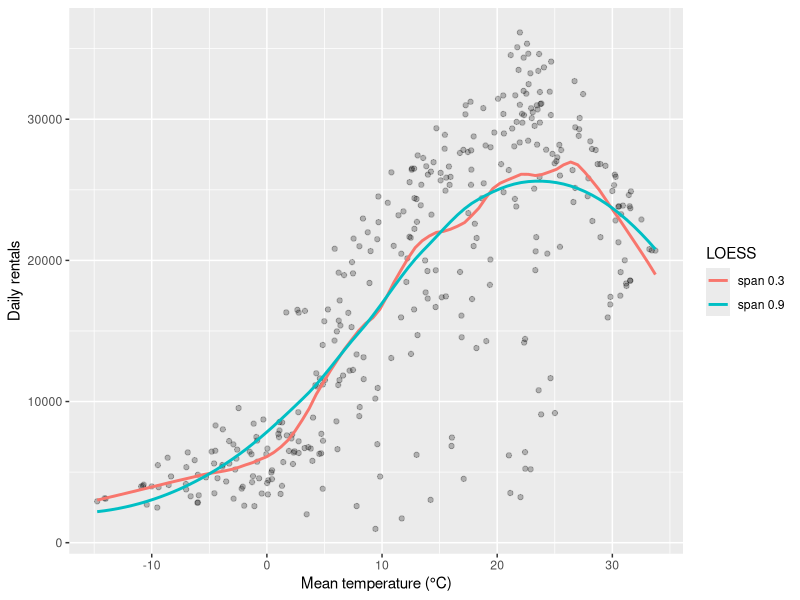
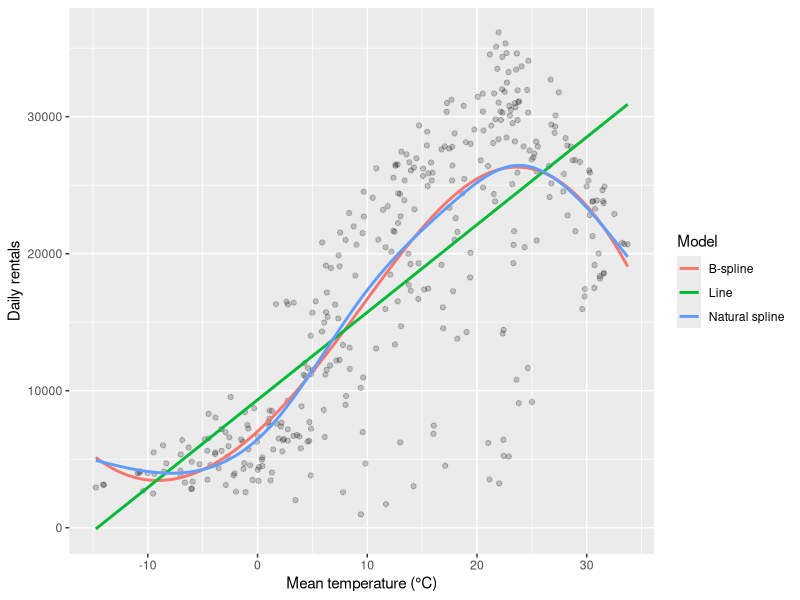
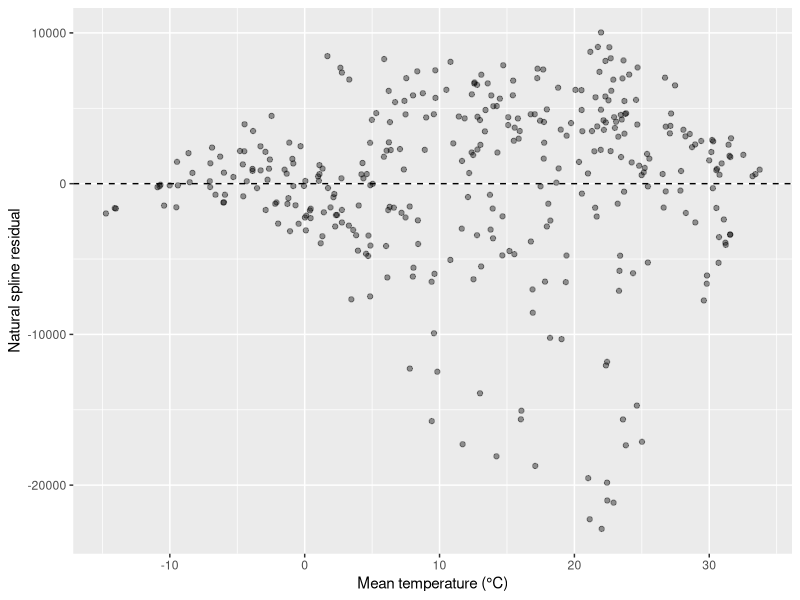
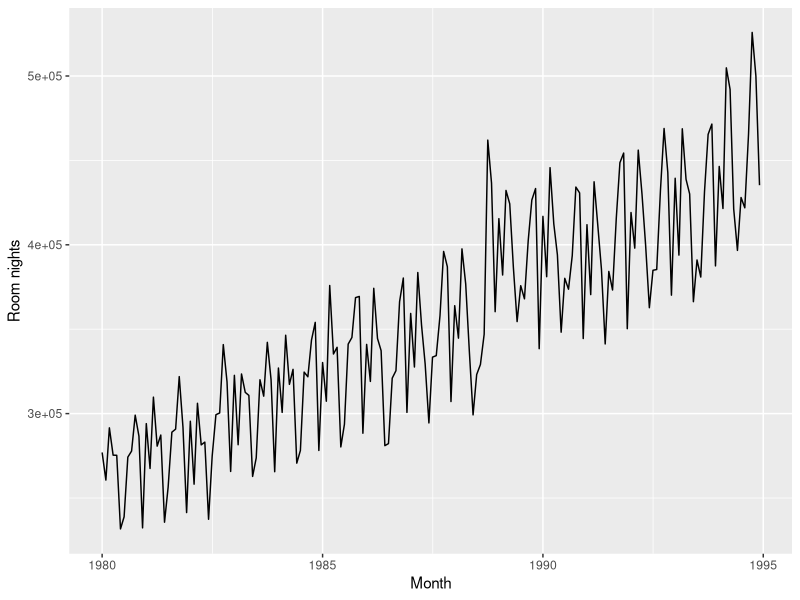
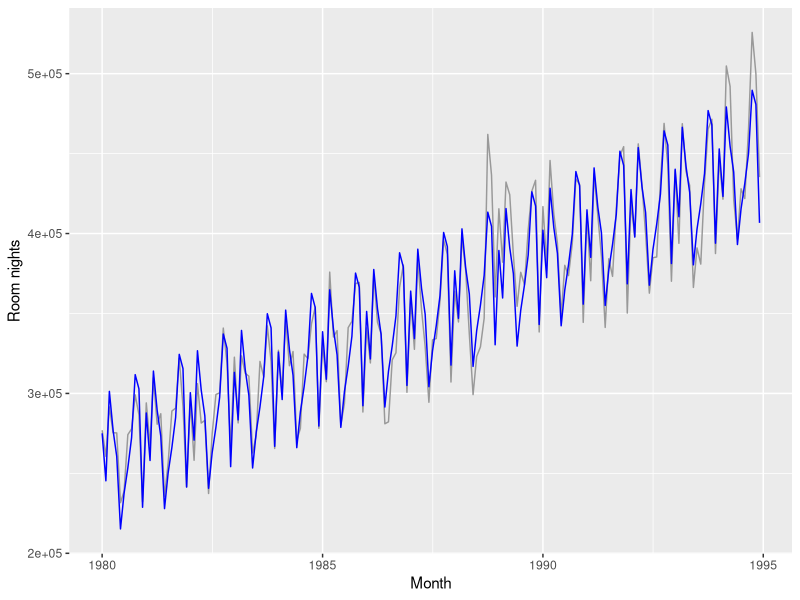
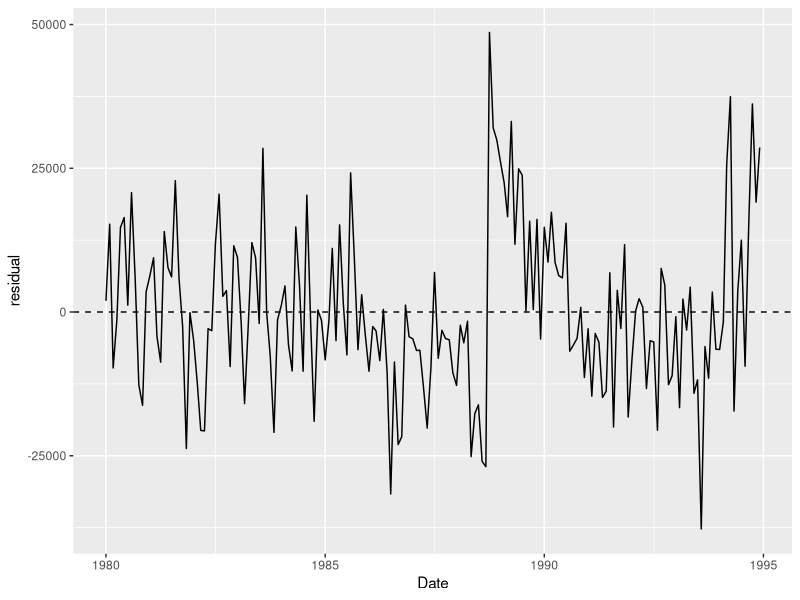
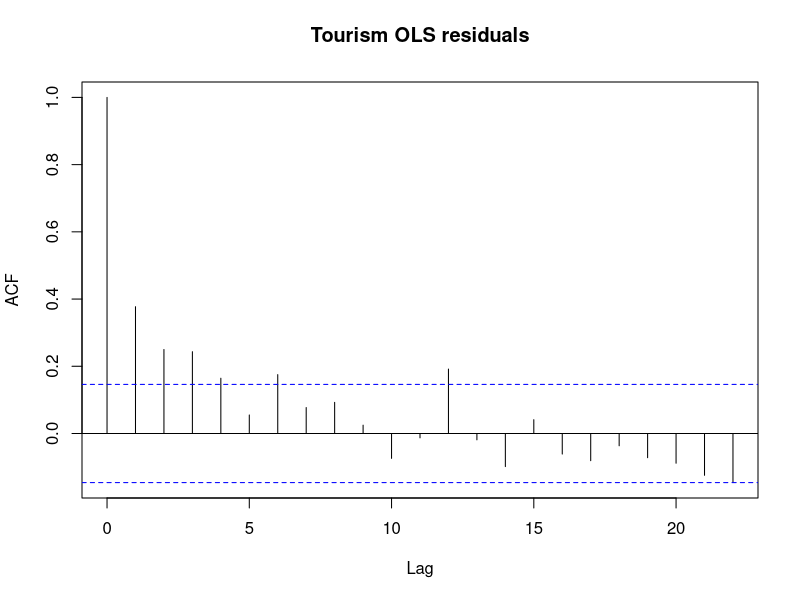

Recreate these plots in R, in order. (Note: this script raises an error after producing the figures.)
## ---- chunk 1
knitr::opts_chunk$set(comment = "", dev = "png")
library(tidyverse)
library(nlme)
## ---- chunk 2
seoul_all <- read_csv("../data/seoul_bike_daily.csv", show_col_types = FALSE) |>
  mutate(date = as.Date(date)) |>
  arrange(date)
seoul <- seoul_all |>
  filter(functioning_day_all == "yes")
c(all_days = nrow(seoul_all), outage_days = nrow(seoul_all) - nrow(seoul),
  analysed_days = nrow(seoul))
## ---- chunk 3
ggplot(seoul, aes(mean_temperature, rented_bike_count)) +
  geom_point(alpha = 0.25) +
  geom_smooth(method = "loess", formula = y ~ x, span = 0.3,
              se = FALSE, aes(colour = "span 0.3")) +
  geom_smooth(method = "loess", formula = y ~ x, span = 0.9,
              se = FALSE, aes(colour = "span 0.9")) +
  labs(x = "Mean temperature (°C)", y = "Daily rentals", colour = "LOESS")
## ---- chunk 4
seoul_line <- lm(rented_bike_count ~ mean_temperature, data = seoul)
seoul_bs <- lm(rented_bike_count ~ splines::bs(mean_temperature, df = 5), data = seoul)
seoul_ns <- lm(rented_bike_count ~ splines::ns(mean_temperature, df = 5), data = seoul)
temperature_grid <- tibble(mean_temperature = seq(
  min(seoul$mean_temperature), max(seoul$mean_temperature), length.out = 250
))
curve_fits <- temperature_grid |>
  mutate(
    Line = predict(seoul_line, newdata = temperature_grid),
    `B-spline` = predict(seoul_bs, newdata = temperature_grid),
    `Natural spline` = predict(seoul_ns, newdata = temperature_grid)
  ) |>
  pivot_longer(-mean_temperature, names_to = "model", values_to = "fitted")
ggplot(seoul, aes(mean_temperature, rented_bike_count)) +
  geom_point(alpha = 0.2) +
  geom_line(data = curve_fits,
            aes(y = fitted, colour = model), linewidth = 1) +
  labs(x = "Mean temperature (°C)", y = "Daily rentals", colour = "Model")
## ---- chunk 5
seoul |>
  mutate(residual = residuals(seoul_ns)) |>
  ggplot(aes(mean_temperature, residual)) +
  geom_point(alpha = 0.4) +
  geom_hline(yintercept = 0, linetype = 2) +
  labs(x = "Mean temperature (°C)", y = "Natural spline residual")
## ---- chunk 6
tourism <- read_csv("../data/motel.csv", show_col_types = FALSE) |>
  mutate(
    Date = as.Date(Date),
    Month = factor(lubridate::month(Date, label = TRUE), ordered = FALSE)
  ) |>
  arrange(Date) |>
  mutate(Time = row_number() - 1L)
stopifnot(identical(tourism$Date,
                    seq.Date(min(tourism$Date), max(tourism$Date), by = "month")))
## ---- chunk 7
ggplot(tourism, aes(Date, RoomNights)) +
  geom_line() + labs(x = "Month", y = "Room nights")
tourism_lm <- lm(RoomNights ~ Time + Month, data = tourism)
summary(tourism_lm)
tourism |>
  mutate(fitted_mean = fitted(tourism_lm), residual = residuals(tourism_lm)) |>
  ggplot(aes(Date, RoomNights)) +
  geom_line(colour = "grey60") +
  geom_line(aes(y = fitted_mean), colour = "blue") +
  labs(x = "Month", y = "Room nights")
tourism |>
  mutate(residual = residuals(tourism_lm)) |>
  ggplot(aes(Date, residual)) +
  geom_line() + geom_hline(yintercept = 0, linetype = 2)
acf(residuals(tourism_lm), main = "Tourism OLS residuals")
## ---- chunk 8
tourism_gls <- gls(RoomNights ~ Time + Month,
                   correlation = corAR1(form = ~ Time), data = tourism)
summary(tourism_gls)
bind_rows(
  broom::tidy(tourism_lm) |> filter(term == "Time") |> mutate(model = "OLS"),
  broom::tidy(tourism_gls) |> filter(term == "Time") |> mutate(model = "GLS AR(1)")
) |>
  select(model, estimate, std.error)
coef(tourism_gls$modelStruct$corStruct, unconstrained = FALSE)
acf(residuals(tourism_gls, type = "normalized"),
    main = "Tourism normalised GLS residuals")
## ---- chunk 9
hp <- read_csv("../data/hp.csv", show_col_types = FALSE) |>
  mutate(Quarter = as.Date(lubridate::my(Quarter))) |>
  arrange(Quarter) |>
  mutate(Time = row_number() - 1L)
stopifnot(identical(hp$Quarter,
                    seq.Date(min(hp$Quarter), max(hp$Quarter), by = "3 months")))
hp |> select(Quarter, Time) |> slice(c(1, n()))
